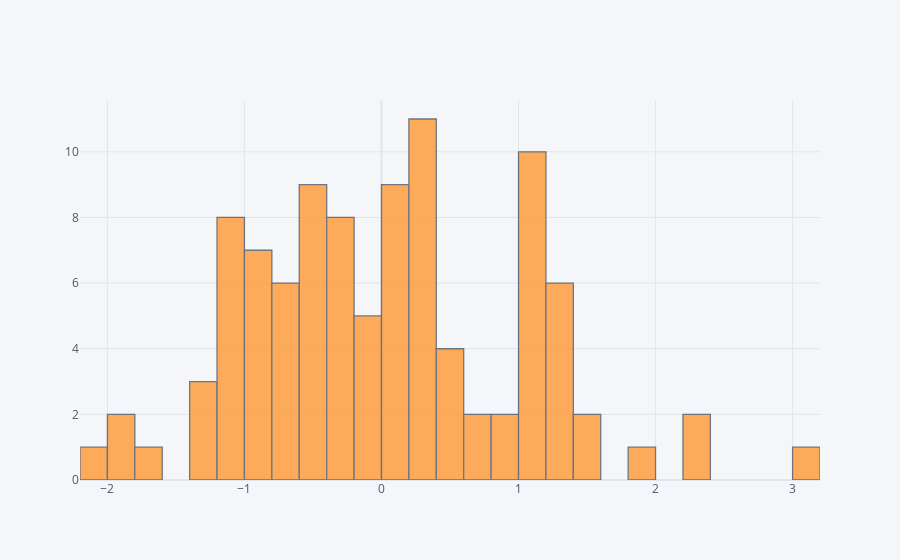

The notebook cell this image was saved under:
### Code cell
df['A'].iplot(kind='hist', bins= 50)

### Figure 1 — Plotly figure (JSON) as saved in the notebook; plotly's stock layout.template omitted (floating-point values rounded to 4 significant figures)
{"data": [{"histfunc": "count", "histnorm": "", "marker": {"color": "rgba(255, 153, 51, 1.0)", "line": {"color": "#4D5663", "width": 1.3}}, "name": "A", "nbinsx": 50, "opacity": 0.8, "orientation": "v", "type": "histogram", "x": [-0.5447, -0.9913, 0.362, -0.9678, -0.7366, 1.524, 1.103, -1.691, 0.3883, 0.201, 0.4026, 1.182, 0.01978, 1.38, -1.286, 1.866, 1.091, -0.367, -0.09354, 1.197, -0.5431, 1.277, -1.018, 0.03981, 1.355, 1.384, -0.5341, 0.06853, 0.7346, -0.7862, 0.2143, 1.281, -0.4782, 1.124, -0.8135, -0.9699, -0.534, 0.3008, -0.4374, -0.6785, 0.1288, -1.364, -0.327, -0.6118, -1.202, 0.3678, -2.159, 0.08038, -0.006338, 0.1562, -0.1609, 1.111, -0.2214, 0.9102, -0.3518, 0.5557, 1.044, 0.1032, -0.79, 0.3789, -1.062, 0.1812, 1.541, 0.1216, 0.5531, -1.197, -0.2908, -0.4751, 0.2885, -0.8271, -0.8271, 1.058, -1.096, -0.267, 3.113, 1.137, -1.982, -0.8897, -1.03, -1.03, 0.3066, -0.6737, 0.4417, -0.3155, -0.004275, -1.118, 0.2579, -1.904, 0.83, -0.5137, 0.2659, -0.05189, 0.6202, -0.3241, -0.4668, 2.26, 2.394, -1.162, 1.105, 1.304]}], "layout": {"barmode": "overlay", "legend": {"bgcolor": "#F5F6F9", "font": {"color": "#4D5663"}}, "paper_bgcolor": "#F5F6F9", "plot_bgcolor": "#F5F6F9", "title": {"font": {"color": "#4D5663"}}, "xaxis": {"gridcolor": "#E1E5ED", "showgrid": true, "tickfont": {"color": "#4D5663"}, "title": {"font": {"color": "#4D5663"}, "text": ""}, "zerolinecolor": "#E1E5ED"}, "yaxis": {"gridcolor": "#E1E5ED", "showgrid": true, "tickfont": {"color": "#4D5663"}, "title": {"font": {"color": "#4D5663"}, "text": ""}, "zerolinecolor": "#E1E5ED"}}}
